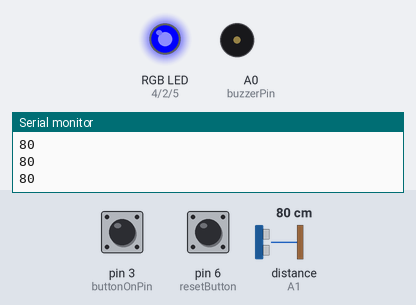
Simulated run of this sketch. Board: Arduino Uno, built with avr-gcc and run on an emulated ATmega328P. On the bench: an RGB LED mixed from three pins (HIGH = lit), buzzer (waves = sounding), the last lines printed to the serial monitor. The test bench sets the inputs (shaded band); at power-on: distance to the obstacle (sensor on A1) 80 cm, pin 3 (buttonOnPin) HIGH, pin 6 (resetButton) HIGH. The echo pulse lasts 58.3 µs per cm; dim RGB values are drawn brighter than linear; pins used as bus, display or sensor lines are not drawn.

Above: at 2.2 s.
2.3 s: distance to the obstacle (sensor on A1) set to 52 cm
5.3 s: distance to the obstacle (sensor on A1) set to 44 cm
At 7.26 s:
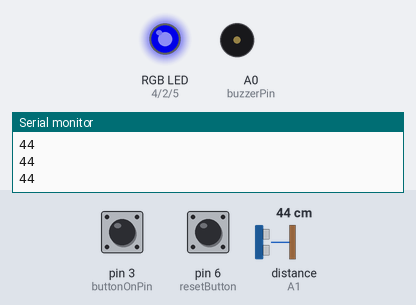
8.3 s: pin 3 (buttonOnPin) pulled LOW for 0.15 s
At 9.5 s:
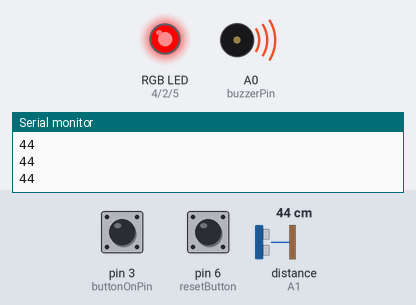
9.9 s: pin 6 (resetButton) pulled LOW for 3.2 s
At 13.62 s:
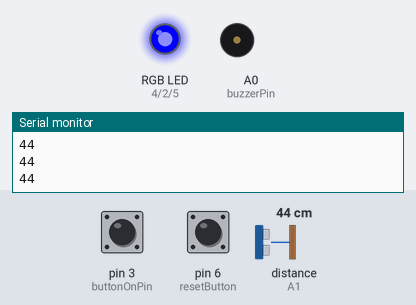
14.6 s: distance to the obstacle (sensor on A1) set to 2 cm
17.6 s: pin 6 (resetButton) pulled LOW for 0.15 s
At 22.19 s:
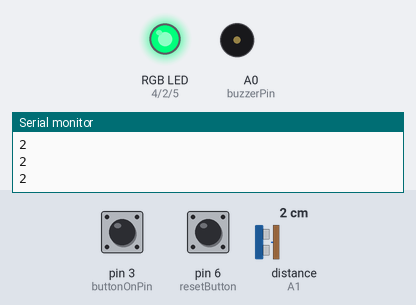
Timing chart, 0 to 24.1 s (numbered marks = the images above; inputs shaded):
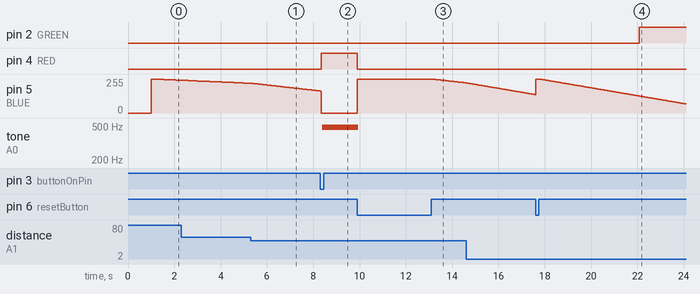

Measured:
- the behaviour switches between 50 and 49 cm on distance to the obstacle (sensor on A1) (found by bisection; images 0 and 1)
- after the input at 8.3 s, pin 4 (RED): LOW → HIGH after 0.05 s; tone on A0 (buzzerPin): silent → 483 Hz after 0.09 s
- after the input at 9.9 s, pin 4 (RED): HIGH → LOW at once; tone on A0 (buzzerPin): 483 Hz → silent after 0.05 s
- after the input at 17.6 s, pin 2 (GREEN): LOW → HIGH after 4.5 s instead of 0.35 s; tone on A0 (buzzerPin): stays silent (without the input it goes to 481 Hz after 4.7 s)

The sketch:

hidegame.ino
```cpp
#include "SR04.h" // this file contains code for the untrosonic sensor

// Sensor Pins
int trig_pin = A1;
int echo_pin = A2;
int buzzerPin = A0;

// Color changing LED
#define GREEN 2
#define RED 4
#define BLUE 5
int buttonOnPin = 3;
boolean gameOver = false;
int greenVal = 0;
int redVal = 0;
int blueVal = 255;

// Sensor
SR04 sensor = SR04(echo_pin,trig_pin);
long distance;

//reset Button
int resetButton = 6;

//score
int rWins = 0; //red
int r1 = 7;
int r2 = 8;
int r3 = 9;
int cooldown = 0;

int gWins = 0; //green
int g1 = 10;
int g2 = 11;
int g3 = 12;

void setup() {

  //sensor setup
  Serial.begin(9600);

  //buzzer setup
  pinMode(buzzerPin, OUTPUT);
  delay(1000);

  // initalize color changing colors RGB
  pinMode(RED, OUTPUT);
  pinMode(GREEN, OUTPUT);
  pinMode(BLUE, OUTPUT);

  // initialize Attacker's button to take input
  pinMode(buttonOnPin, INPUT_PULLUP);

  //Start color changer with no color
  digitalWrite(RED, LOW);
  digitalWrite(GREEN, LOW);
  digitalWrite(BLUE, LOW);

  //initialize gameOver sequence as false
  boolean gameOver = false;

  //initialize reset Button
  pinMode(resetButton, INPUT_PULLUP);
}

void loop() {

  //Displays color changing light with appropriate color
  analogWrite(RED, redVal);
  analogWrite(GREEN, greenVal);
  analogWrite(BLUE, blueVal);

  //when attacker button is pressed
  if (digitalRead(buttonOnPin) == LOW){
    gameOver =  true;
    if (cooldown == 0){
      rWins += 1;
      cooldown = 1;
    }
  }

  //end round sequence for Attacker wins
  if (gameOver == true){
    redVal = 255;
    greenVal = 0;
    blueVal = 0;
    digitalWrite(buzzerPin, HIGH);
    delay(1);
    digitalWrite(buzzerPin, LOW);
    delay(1);
  }
  //Else if, make the color changing light more green
  else if (greenVal < 255){
    greenVal += 1;
    blueVal -= 1;

    //Sensor code based on distance
    distance=sensor.Distance();
    Serial.println(distance);
    digitalWrite(buzzerPin, HIGH);
    delay(3);
    digitalWrite(buzzerPin, LOW);
    if (distance < 30){
      delay(5);
    }
    else if (distance < 50){
      delay(20);
    }
    else if (distance < 100){
      delay(100);
    }
    else if (distance < 200) {
      delay(250);
    }
    else if (distance > 2000){
      delay(100);
    }
    else {
      delay(1000);
    }

  }
  //if green wins
  else if (greenVal = 255){
    digitalWrite(buzzerPin, HIGH);
    delay(1);
    digitalWrite(buzzerPin, LOW);
    delay(1);
    if (cooldown == 0){
      gWins += 1;
      cooldown = 1;
    }
  }

  //the reset button is pressed
  if (digitalRead(resetButton) == LOW){
    redVal = 0;
    greenVal = 0;
    blueVal = 255;
    gameOver = false;
    cooldown = 0;
    //if reset button is pressed, and there is a winner
    if (rWins == 3 or gWins == 3){
      rWins = 0;
      gWins = 0;
      analogWrite(r1, 0);
      analogWrite(r2, 0);
      analogWrite(r3, 0);
      analogWrite(g1, 0);
      analogWrite(g2, 0);
      analogWrite(g3, 0);
    }
  }

// This code turns on the appropriate lights to show how many rounds have been won
  if (rWins == 1){ //red
    analogWrite(r1, 225);
  }
  else if (rWins == 2){
    analogWrite(r2, 225);
  }
  else if (rWins == 3){
    analogWrite(r3, 225);
  }
  if (gWins == 1){ //green
    analogWrite(g3, 225);
  }
  else if (gWins == 2){
    analogWrite(g2, 225);
  }
  else if (gWins == 3){
    analogWrite(g1, 225);
  }

}
```
